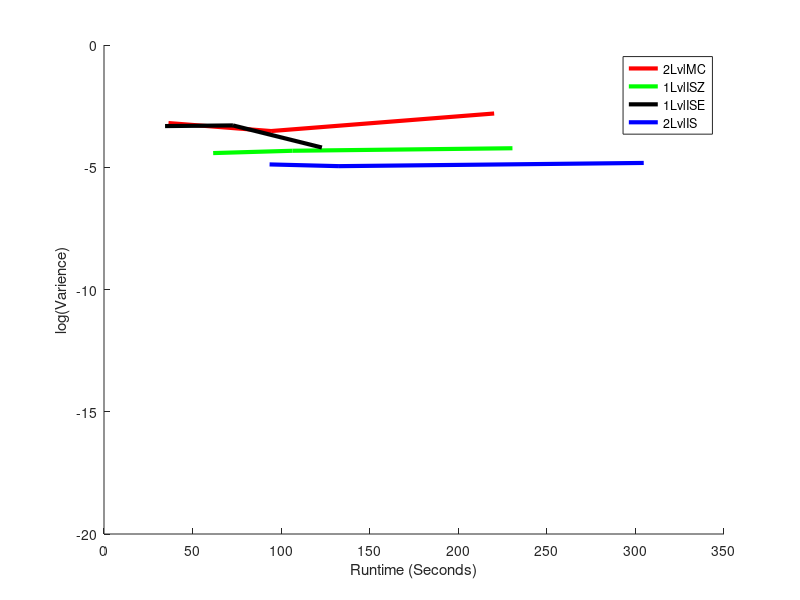

MATLAB code for this plot:
hold on

xMin = 0;
xMax = 350;
yMin = -20;
yMax = 0;
trueAns =  0.067355681764443305259593866206504;
X = 1:xMax;

TwoLvlMCX = [36.4063,36.4063,36.4063,36.4063,36.4063,...
             94.2969,94.2969,94.2969,94.2969,94.2969,...
             220.25,220.25,220.25,220.25,220.25,...   
             ];
 
TwoLvlMCY = [ 0.00022217530812080067670853666950137, 0.00049975555283931203699732126466415, 0.00086592517694657666817853458596232, 0.0015642296025510087510018708556458, 0.00005555308639231248133208418416018,...
0.00017497046856539973753649763743567, 0.000068745703098140642007575495942007, 0.00074944218401435953435391068566673, 0.00031865039000253142943003270559643, 0.00019996124975782715040527326433306,...
0.0025176394945529432037312211889457, 0.0014100118960484408180133808485834, 0.00041183190332727336946741503176384, 0.0016413038292172011864411551584908, 0.0019163212652900992599702689744845,...
];

TwoLvlMCYMean = arrayfun(@(i) mean(TwoLvlMCY((5*i-4):(5*i))), 1:(length(TwoLvlMCY)/5));

OneLvlISX = [61.625,61.625,61.625,61.625,61.625,...
            106.4219,106.4219,106.4219,106.4219,106.4219,...
            230.5781,230.5781,230.5781,230.5781,230.5781,...
            ];
        
OneLvlISY = [0.000050120145516084311251934352293702, 0.000018539627299785700506552441058084, 0.000025399784840982021582147035165811, 0.000055360834096506976605665817370294, 0.00004042071479118395429261725859682,...
    0.000051645788539122681158610728147096, 0.000089213149270439258495951628802345, 0.000031158963640746200859151654460888, 0.000028108385743520038153918719214808, 0.000036102493737824084259289275644633,...
    0.00008429359449315925053268505617865, 0.000062170671666760102366984519495219, 0.000041015150661168991953406393058401, 0.000054527828748105428111492970488783, 0.000057406194248307833457017207434703,...
             ];

OneLvlISYMean = arrayfun(@(i) mean(OneLvlISY((5*i-4):(5*i))), 1:(length(OneLvlISY)/5));

TwoLvlISX = [93.4688,93.4688,93.4688,93.4688,93.4688,...
             132.6406,132.6406,132.6406,132.6406,132.6406,...
             304.6875,304.6875,304.6875,304.6875,304.6875,...
            ];
        
TwoLvlISY = [0.000021226631792805876784236210341739, 0.000015291995883789679365211827688498, 0.0000092433196411291332122896896583697, 0.000010642297114862587077655994849401, 0.0000088782296426327045248561714574365,...
    0.0000071407806679326880480089372038588, 0.000010520018609991503867324806609229, 0.000014484267993800952457569310161123, 0.000013607237436750365934751486052257, 0.0000096815961190322065042443422377971,...
     0.0000088324877078728895949798899378536, 0.000015473875488360331421694091047492, 0.000035950048687047841922907048806124, 0.0000062936894656039918673445625330043, 0.0000084972331460387825666615360664657,...
         ];

TwoLvlISYMean = arrayfun(@(i) mean(TwoLvlISY((5*i-4):(5*i))), 1:(length(TwoLvlISY)/5));

OneLvlISEX = [34.4688,34.4688,34.4688,34.4688,34.4688,...
    72.7813,72.7813,72.7813,72.7813,72.7813,...
    123,123,123,123,123,...
            ];
        
OneLvlISEY = [ 0.0014679663934382171375236936228248, 0.00084502591035813534592335827255738, 0.0000022011690824099551202401928162722, 0.00007391552066536605941366594452191, 0.000027073938515634825936403973223321,...
    0.00010102051091661271963861173928123, 0.000046879761337809469894793990007997, 0.0023141839042452286463735777743977, 0.000082575364782132548019388806892493, 0.000026135945970803063073467295551744,...
    0.000025518113156252436536566147173843, 0.0000573950057919124634179565414005, 0.000053033408548288155093253237737372, 0.000068184143738111199339185786172379, 0.00011665359613181959020679345773175,...
             ];

OneLvlISEYMean = arrayfun(@(i) mean(OneLvlISEY((5*i-4):(5*i))), 1:(length(OneLvlISEY)/5));

% GISX = [55.4531,55.4531,55.4531,55.4531,55.4531,...
%     106.7031,106.7031,106.7031,106.7031,106.7031,...
%     184.4844,184.4844,184.4844,184.4844,184.4844,...
%             ];
%         
% GISY = [0.00000019952902974473218452957138345505, 0.00013682622976427888600650661921065, 0.0000074059343736773372725680844586016, 0.000002374537156451591790530704362272, 0.00000035096337594733168147300371962627,...
%      0.00000085988386943479837035901429398432, 0.00000023742638994099693878495809049728, 0.00000084242187675639388187703989960275, 0.0000033131633761354723523024756043354, 0.0000002838370015491607413397163409835,...
%      0.00000071615259113520773266475978602319, 0.013556379813163859510138919972633, 0.0000013109882537035704252559135951639, 0.0014896120174850147055423121855711, 0.00000038214450577077328993633653295148,...
%          ];
% 
% GISYMean = arrayfun(@(i) mean(GISY((5*i-4):(5*i))), 1:(length(GISY)/5));

OneLvlISERatio = (OneLvlISEYMean ./ TwoLvlMCYMean) .* 100;

OneLvlISRatio = (OneLvlISYMean ./ TwoLvlMCYMean) .* 100;

TwoLvlISRatio = (TwoLvlISYMean ./ TwoLvlMCYMean) .* 100;

% GISRatio = (GISYMean ./ TwoLvlMCYMean) .* 100;


plot(unique(TwoLvlMCX),log10(TwoLvlMCYMean),'r','LineWidth',3)
plot(unique(OneLvlISX),log10(OneLvlISYMean),'g','LineWidth',3)
plot(unique(OneLvlISEX),log10(OneLvlISEYMean),'black','LineWidth',3)
plot(unique(TwoLvlISX),log10(TwoLvlISYMean),'b','LineWidth',3)
% plot(unique(GISX),log(GISYMean),'y','LineWidth',3)

axis([xMin,xMax,yMin,yMax]);

% r1 = refline(0,log(trueAns));
% r1.Color = 'r';
% r1.LineStyle = '--';

% legend('2LvlMC','1LvlISZ','1LvlISE','2LvlIS','GlassermanIS');
legend('2LvlMC','1LvlISZ','1LvlISE','2LvlIS');
xlabel('Runtime (Seconds)');
ylabel('log(Varience)');


hold off
